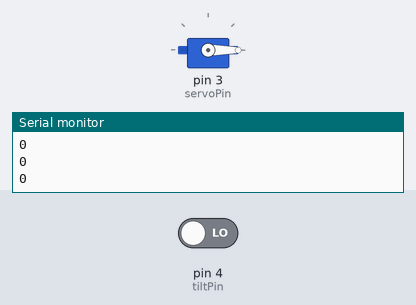
A sketch run on a simulated Arduino Uno, built with avr-gcc and run on an emulated ATmega328P. Shown: servo, the last lines printed to the serial monitor. Inputs (shaded band) come from the test bench; at power-on: pin 4 (tiltPin) LOW.

Above: at 1.2 s.
1.3 s: pin 4 (tiltPin) driven HIGH
At 2.1 s:
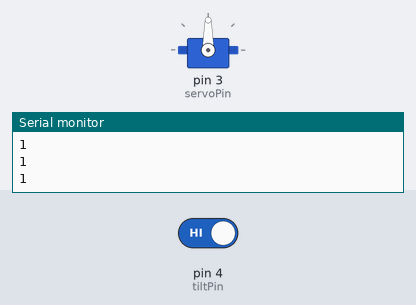
2.8 s: pin 4 (tiltPin) driven LOW
At 3.3 s:
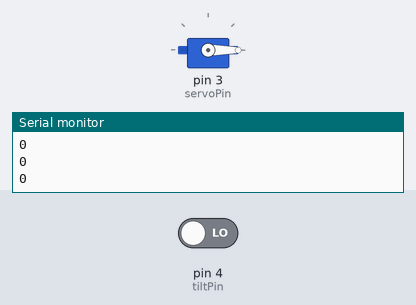
Timing chart, 0 to 5.8 s (numbered marks = the images above; inputs shaded):
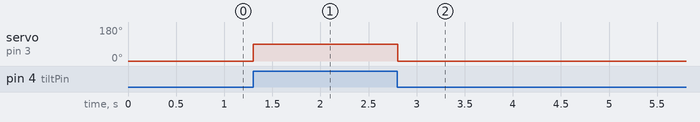

The sketch:

08_c_Servo_Sensor.ino
```cpp
#include <Servo.h>

#define tiltPin 4
#define servoPin 3

Servo myServo;

void setup() {
  pinMode(tiltPin, INPUT);
  myServo.attach(servoPin);
  Serial.begin(9600);
}

void loop() {
  int t = digitalRead(tiltPin);
  Serial.println(t);

  if (t == HIGH) {
    myServo.write(90);  // Open
  } else {
    myServo.write(0);   // Close
  }

  delay(100);
}
```

Measured:
- after the input at 1.3 s, servo on pin 3 (servoPin): 0° → 90° at once
- after the input at 2.8 s, servo on pin 3 (servoPin): 90° → 0° at once
